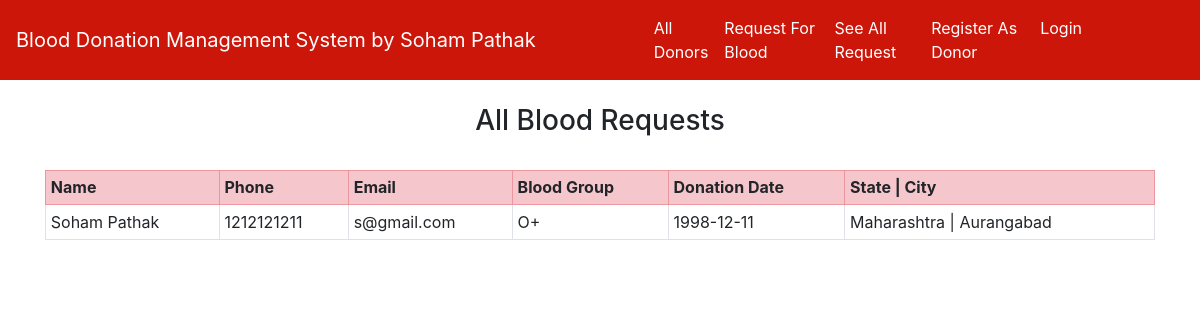
The app's page /see_all_request/ with its own data.
### home/models.py (models this page shows, shortened)
class RequestBlood(models.Model):
    name = models.CharField(max_length=100)
    email = models.EmailField()
    phone = models.CharField(max_length=20)
    state = models.CharField(max_length=200, blank=True)
    city = models.CharField(max_length=300, blank=True)
    address = models.CharField(max_length=500, blank=True)
    blood_group = models.ForeignKey(BloodGroup, on_delete=models.CASCADE)
    date = models.CharField(max_length=100, blank=True)

class BloodGroup(models.Model):
    name = models.CharField(max_length=5)
    def __str__(self):
        return self.name

### home/views.py (the view)
# urls.py: path("see_all_request/", views.see_all_request, name="see_all_request"),
def see_all_request(request):
    requests = RequestBlood.objects.all()
    return render(request, "see_all_request.html", {'requests':requests})

### home/templates/see_all_request.html (shortened to what this page needs)
{% extends 'base.html' %}
{% block body %}
<div class="container">
{% if requests %}
<h3 class="text-center">All Blood Requests</h3>
<br>
<table class="table table-sm table-bordered">
  <tr class="table-danger">
    <th>Name</th>
    <th>Phone</th>
    <th>Email</th>
    <th>Blood Group</th>
    <th>Donation Date</th>
    <th>State | City</th>
  </tr>
  {% for i in requests %}
    <tr>
      <td>{{i.name}}</td>
      <td>{{i.phone}}</td>
      <td>{{i.email}}</td>
      <td>{{i.blood_group}}</td>
      <td>{{i.date}}</td>
      <td>{{i.state}} | {{i.city}}</td>
    </tr>
  {% endfor %}
</table>
{% else %}
<h2>No Blood Request Available</h2>
{% endif %}
</div>
{% endblock %}

### records on screen
RequestBlood: name "Soham Pathak", phone "1212121211", email "s@gmail.com", blood_group "O+", date "1998-12-11", state "Maharashtra", city "Aurangabad"
